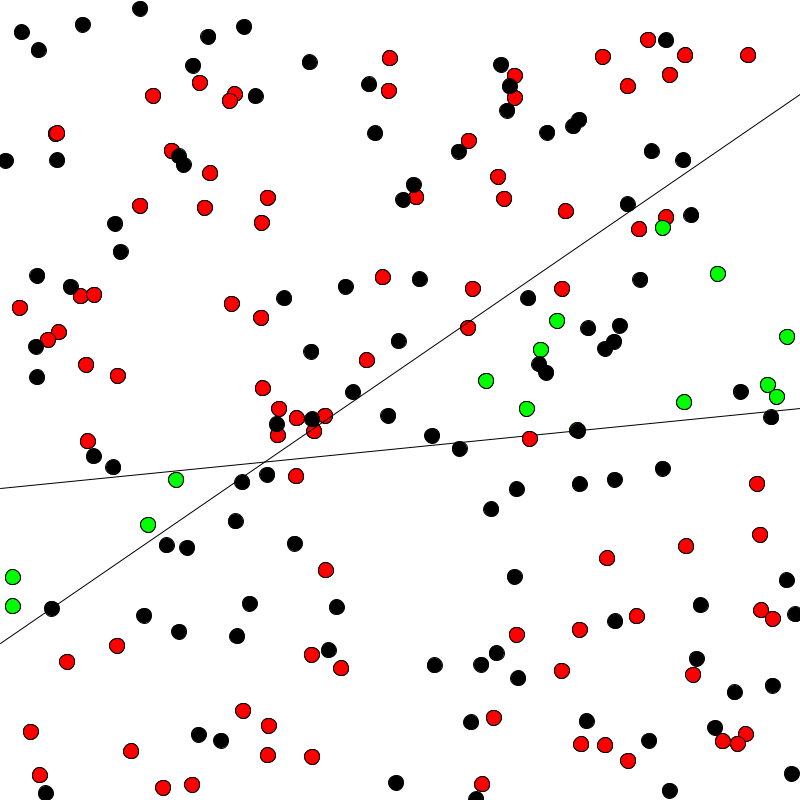
Frame 1 (no input)
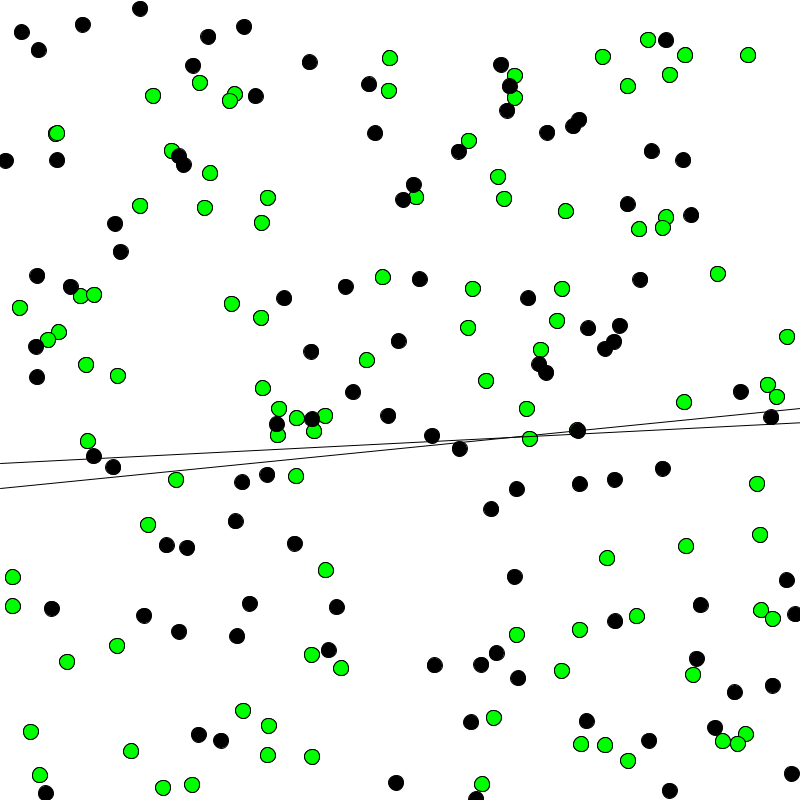
Frame 60 (the mouse pressed at the canvas centre just before this capture)
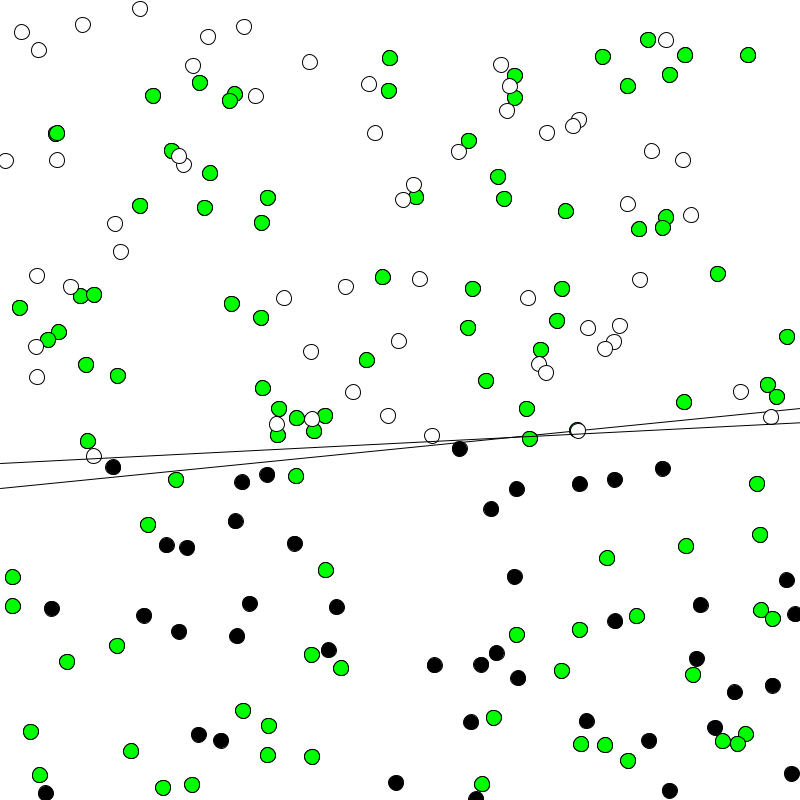
Frame 120 (the mouse held since frame 60 and released just before this capture)

The Processing sketch that drew these frames (run headless with seeded random() and noise(); from frame 60 on, the mouse is pressed at the canvas centre):

// Processing sketch: LinearClassifierV2
// ── LinearClassifierV2.pde
/* Linear Classification - Perceptron */

/*******************************************************/

/* Initialise Constants */

// linearly separable data about the line f(x)
float f(float x) {
  return 0.1 * x - 0.12;
}

// coordinate system min and max values
// will be used for mapping data point values to pixel values
float min_x = -1;
float max_x = +1;
float min_y = -1;
float max_y = +1;

// colors for representing data above and below line
color above = 0;
color below = 255;

// number of elements in training and testing data sets
int nTrain = 100;
int nTest = 100;

// initialise traning and testing data
Point[] trainingData = new Point[nTrain];
Point[] testingData = new Point[nTest];

void getData() {
  for (int i = 0; i < nTrain; i++) {
    trainingData[i] = new Point(true);
  }
  for (int i = 0; i < nTest; i++) {
    testingData[i] = new Point(false);
  }
}

// new perceptron

int nargs = 3; // number of weights for the perceptron, x, y, bias
Perceptron perceptron;

// classified data line
Point p0 = new Point(min_x, f(min_x));
Point p1 = new Point(max_x, f(max_x));

/*******************************************************/

/* Model Training */

void setup() {
  background(255);
  frameRate(25);
  size(800, 800);
  perceptron = new Perceptron(nargs);
  getData();
}

void separaterLine() {
  line(p0.pixelX(), p0.pixelY(), p1.pixelX(), p1.pixelY());
}

void draw() {
  background(255);
  separaterLine();
  for (Point p : trainingData) {
    p.show();
  }
  train();
  displayTestData();
  perceptron.thinking();
}

void train() {
  for (Point p : trainingData) {
    float[] position = {p.x, p.y, p.bias};
    int guess = perceptron.predict(position);
    perceptron.train(position, p.label, guess);
    if (guess == p.label) {
      p.show(color (0, 255, 0)); // if perceptron guess is correct
    } else {
      p.show(color (255, 0, 0)); // bad perceptron. wrong guess
    }
  }
}

/*******************************************************/


/* Model testing and validation */

void displayTestData() {
  for (Point p : testingData) {
    if (p.label == 1) {
      p.show(255);
    } else {
      p.show(0);
    }
  }
}

void mousePressed() {
  test();
}

void test() {
  for (Point p : testingData) {
    float[] position = {p.x, p.y, p.bias};
    p.label = perceptron.predict(position);
  }
}

// ── Perceptron.pde
class Perceptron {

  float[] weights;
  float learning_rate = 0.001;

  Perceptron(int n) {
    weights = new float[n];
    for (int i = 0; i < weights.length - 1; i++) {
      weights[i] = random(-1, 1); // initialise weights randomly
    }
    print(weights.length);
  }

  // activation function
  int activate(float i) {
    if (i > 0) {
      return 1;
    }
    return -1;
  }

  // make a prediction based on the inputs
  int predict(float[] inputs) {
    float total = 0;
    for (int i = 0; i < inputs.length; i++) {
      total += weights[i] * inputs[i];
    }
    return activate(total);
  }

  // tuning weights
  void train(float[] inputs, int target, int guess) {
    int error = target - guess;
    for (int i = 0; i < inputs.length; i++) {
      weights[i] += error * inputs[i] * learning_rate;
    }
  }

  void thinking() {
    // plot the line the perceptron currently thinks is separating the data
    float y0 = guessY(min_x);
    Point p0 = new Point(min_x, y0);
    float y1 = guessY(width);
    Point p1 = new Point(width, y1);
    line(p0.pixelX(), p0.pixelY(), p1.pixelX(), p1.pixelY());
  }

  float guessY(float x) {
    // y = mx + b, 
    return -(weights[0]/weights[1]) * x - weights[2]/weights[1];
  }
}

// ── Point.pde
// Data point

class Point {

  float w = 15;
  float h = 15;
  float x;
  float y;
  int label;
  int bias = 1;

  void randomPosition() {
    x = random(min_x, max_x);
    y = random(min_y, max_y);
  }

  // return the pixel x position of the point
  float pixelX() {
    return map(x, min_x, max_x, 0, width);
  }

  // return the pixel y position of the point
  // processing coordinate system has +y moving down screen
  // map (-1, 1) to (height, 0) to account for the flipped direction 
  float pixelY() {
    return map(y, min_y, max_y, height, 0);
  }

  // constructor for a specific point in space
  Point(float _x, float _y) {
    x = _x;
    y = _y;
    classifyPoint();
  }

  // constructor with boolean indicating point is training data
  Point(boolean training) {
    randomPosition();
    if (training) {
      classifyPoint();
    }
  }

  // classify the point as above or below the line y = f(x)
  void classifyPoint() {
    if (y > f(x)) { // if point y is above line, label 1
      label = 1;
    } else { // if point y is below line, label -1
      label = -1;
    }
  }

  // draw the ellipse on screen with a color of c
  void show(color c) {
    fill(c);
    ellipse(pixelX(), pixelY(), w, h);
  }

  void show() {
    if (label == 1) { // if point y is above line, color above
      show(above);
    } else { // if point y is below line, color below
      show(below);
    }
  }
}
